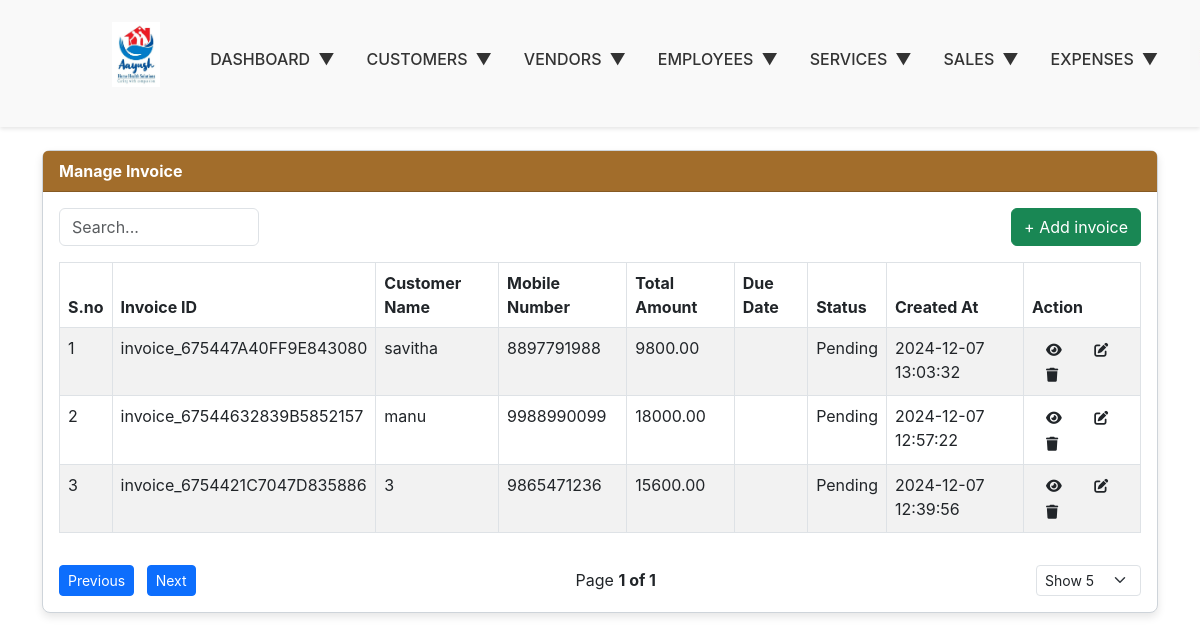
Page /Capturing-Services/view_invoice_15-12.php on the committed database.
### tables this page shows
CREATE TABLE `invoice` (
  `id` int(11) NOT NULL,
  `invoice_id` varchar(250) NOT NULL,
  `customer_id` int(11) DEFAULT NULL,
  `service_id` varchar(25) NOT NULL,
  `customer_name` varchar(255) NOT NULL,
  `mobile_number` varchar(15) NOT NULL,
  `customer_email` varchar(500) NOT NULL,
  `total_amount` decimal(10,2) NOT NULL,
  `due_date` datetime DEFAULT NULL,
  `status` varchar(50) DEFAULT 'Pending',
  `created_at` datetime DEFAULT current_timestamp(),
  `updated_at` datetime DEFAULT current_timestamp() ON UPDATE current_timestamp()
);

### Capturing-Services/view_invoice_15-12.php (the view, shortened to what this page needs)
<?php
include '../config.php';
$pageSize = isset($_GET['pageSize']) ? $_GET['pageSize'] : 5;
$pageIndex = isset($_GET['pageIndex']) ? $_GET['pageIndex'] : 0;
$searchTerm = isset($_GET['search']) ? $_GET['search'] : '';
$start = $pageIndex * $pageSize;
$sql = "SELECT * FROM invoice WHERE customer_name LIKE '%$searchTerm%' ORDER BY created_at DESC LIMIT $start, $pageSize";
$result = $conn->query($sql);
?>
<!DOCTYPE html>
<html lang="en">
<head>
  <link href="https://cdn.jsdelivr.net/npm/bootstrap@5.3.0/dist/css/bootstrap.min.css" rel="stylesheet">
  <link href="https://cdnjs.cloudflare.com/ajax/libs/font-awesome/6.0.0-beta3/css/all.min.css" rel="stylesheet">
  <link rel="stylesheet" href="../assets/css/style.css">
</head>
<body>
  <?php
include '../navbar.php';
?>
  <div class="container  mt-7">
    <div class="dataTable_card card">
      <div class="card-header">Manage Invoice</div>
      <div class="card-body">
        <div class="dataTable_search mb-3 d-flex justify-content-between">
    <form method="GET" action="" class="d-flex w-75">
        <input type="text" class="form-control" id="globalSearch" placeholder="Search...">
    </form>
    <a href="invoicegeneration.php" class="btn btn-success">+ Add invoice</a>
</div>
        <div class="table-responsive">
         <table class="table table-striped">
    <thead>
        <tr class="dataTable_headerRow">
            <th>S.no</th>
            <th>Invoice ID</th>
            <th>Customer Name</th>
            <th>Mobile Number</th>
            <th>Total Amount</th>
            <th>Due Date</th>
            <th>Status</th>
            <th>Created At</th>
            <th>Action</th>
        </tr>
    </thead>
    <tbody>
        <?php
        if ($result->num_rows > 0) {
            $serial = $start + 1;
            while ($row = $result->fetch_assoc()) {
                echo "<tr class='dataTable_row'>
                        <td>{$serial}</td>
                        <td>{$row['invoice_id']}</td>
                        <td>{$row['customer_name']}</td>
                        <td>{$row['mobile_number']}</td>
                        <td>{$row['total_amount']}</td>
                        <td>{$row['due_date']}</td>
                        <td>{$row['status']}</td>
                        <td>{$row['created_at']}</td>
                        <td class='action-icons'>
                            <i class='btn btn-sm fas fa-eye' style='cursor: pointer;' data-bs-toggle='modal' data-bs-target='#viewModal' onclick='viewDetails(".json_encode($row).")'></i>
                            <a href='#' data-bs-toggle='modal' data-bs-target='#updateModal' onclick='populateUpdateForm(".json_encode($row).")'>
    <i class='btn btn-sm fas fa-edit'></i>
</a>
                            <a href='delete_invoice.php?id={$row['id']}' onclick='return confirm(\"Are you sure you want to delete?\")'><i class='btn btn-sm fas fa-trash'></i></a>
                        </td>
                    </tr>";
                $serial++;
            }
        } else {
            echo "<tr><td colspan='12'>No data available</td></tr>";
        }
        ?>
    </tbody>
</table>
        </div>
        <div class="d-flex align-items-center justify-content-between mt-3">
          <div>
            <button id="previousPage" class="btn btn-sm btn-primary me-2">Previous</button>
            <button id="nextPage" class="btn btn-sm btn-primary">Next</button>
          </div>
          <div class="dataTable_pageInfo">
            Page <strong id="pageInfo">1 of 1</strong>
          </div>
          <div>
            <select id="pageSize" class="form-select form-select-sm">
              <option value="5">Show 5</option>
            </select>
          </div>
        </div>
      </div>
    </div>
  </div>
</body>
</html>

### assets/css/style.css (style rules this page uses)
body { font-family: -apple-system, BlinkMacSystemFont, "Segoe UI", Roboto, "Helvetica Neue", Arial, "Noto Sans", sans-serif, "Apple Color Emoji", "Segoe UI Emoji", "Segoe UI Symbol", "Noto Color Emoji"; margin: 0; padding: 0; }
.container { margin-top: 150px; }
.dataTable_search input { max-width: 200px; }
.dataTable_headerRow th, .dataTable_row td { border: 1px solid #dee2e6; }
.dataTable_headerRow { background-color: #f8f9fa; font-weight: bold; }
.dataTable_card { border: 1px solid #ced4da; border-radius: 0.5rem; box-shadow: 0 4px 8px rgba(0, 0, 0, 0.1); }
.dataTable_card .card-header { background-color: #A26D2B; color: white; font-weight: bold; }
.action-icons i { margin: 0 5px; cursor: pointer; }

### rows in the picture
invoice: invoice "invoice_675447A40FF9E843080", customer_name "savitha", mobile_number "8897791988", total_amount "9800.00", status "Pending", created_at "2024-12-07 13:03:32"
invoice: invoice "invoice_67544632839B5852157", customer_name "manu", mobile_number "9988990099", total_amount "18000.00", status "Pending", created_at "2024-12-07 12:57:22"
invoice: invoice "invoice_6754421C7047D835886", customer_name "3", mobile_number "9865471236", total_amount "15600.00", status "Pending", created_at "2024-12-07 12:39:56"
